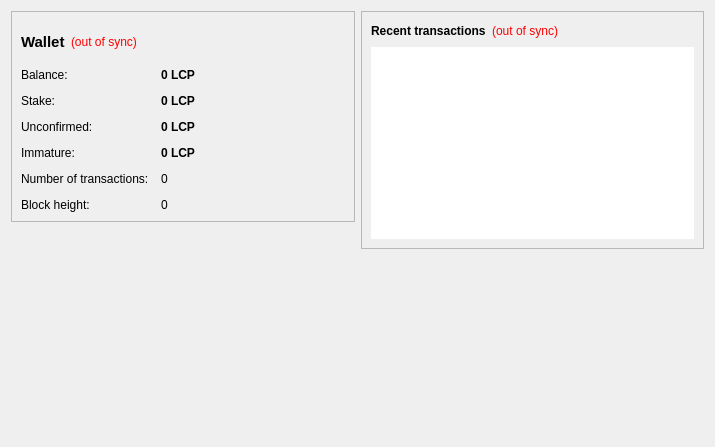
<?xml version="1.0" encoding="UTF-8"?>
<ui version="4.0">
 <class>OverviewPage</class>
 <widget class="QWidget" name="OverviewPage">
  <property name="geometry">
   <rect>
    <x>0</x>
    <y>0</y>
    <width>715</width>
    <height>447</height>
   </rect>
  </property>
  <property name="font">
   <font>
    <family>Ubuntu</family>
   </font>
  </property>
  <property name="windowTitle">
   <string>Form</string>
  </property>
  <layout class="QHBoxLayout" name="horizontalLayout" stretch="1,1">
   <item>
    <layout class="QVBoxLayout" name="verticalLayout_2">
     <item>
      <widget class="QFrame" name="frame">
       <property name="minimumSize">
        <size>
         <width>0</width>
         <height>211</height>
        </size>
       </property>
       <property name="maximumSize">
        <size>
         <width>16777215</width>
         <height>211</height>
        </size>
       </property>
       <property name="frameShape">
        <enum>QFrame::StyledPanel</enum>
       </property>
       <property name="frameShadow">
        <enum>QFrame::Raised</enum>
       </property>
       <layout class="QVBoxLayout" name="verticalLayout_4">
        <item>
         <layout class="QHBoxLayout" name="horizontalLayout_4">
          <property name="sizeConstraint">
           <enum>QLayout::SetFixedSize</enum>
          </property>
          <item>
           <widget class="QLabel" name="label_5">
            <property name="font">
             <font>
              <pointsize>11</pointsize>
              <weight>75</weight>
              <bold>true</bold>
             </font>
            </property>
            <property name="text">
             <string>Wallet</string>
            </property>
           </widget>
          </item>
          <item>
           <widget class="QLabel" name="labelWalletStatus">
            <property name="toolTip">
             <string>The displayed information may be out of date. Your wallet automatically synchronizes with the LitecoinPlus network after a connection is established, but this process has not completed yet.</string>
            </property>
            <property name="styleSheet">
             <string notr="true">QLabel { color: red; }</string>
            </property>
            <property name="text">
             <string notr="true">(out of sync)</string>
            </property>
            <property name="alignment">
             <set>Qt::AlignLeading|Qt::AlignLeft|Qt::AlignVCenter</set>
            </property>
           </widget>
          </item>
          <item>
           <spacer name="horizontalSpacer_2">
            <property name="orientation">
             <enum>Qt::Horizontal</enum>
            </property>
            <property name="sizeHint" stdset="0">
             <size>
              <width>40</width>
              <height>20</height>
             </size>
            </property>
           </spacer>
          </item>
         </layout>
        </item>
        <item>
         <layout class="QFormLayout" name="formLayout_2">
          <property name="sizeConstraint">
           <enum>QLayout::SetFixedSize</enum>
          </property>
          <property name="fieldGrowthPolicy">
           <enum>QFormLayout::AllNonFixedFieldsGrow</enum>
          </property>
          <property name="horizontalSpacing">
           <number>12</number>
          </property>
          <property name="verticalSpacing">
           <number>12</number>
          </property>
          <item row="0" column="0">
           <widget class="QLabel" name="label">
            <property name="text">
             <string>Balance:</string>
            </property>
           </widget>
          </item>
          <item row="0" column="1">
           <widget class="QLabel" name="labelBalance">
            <property name="font">
             <font>
              <weight>75</weight>
              <bold>true</bold>
             </font>
            </property>
            <property name="cursor">
             <cursorShape>IBeamCursor</cursorShape>
            </property>
            <property name="toolTip">
             <string>Your current balance</string>
            </property>
            <property name="text">
             <string notr="true">0 LCP</string>
            </property>
            <property name="textInteractionFlags">
             <set>Qt::LinksAccessibleByMouse|Qt::TextSelectableByKeyboard|Qt::TextSelectableByMouse</set>
            </property>
           </widget>
          </item>
          <item row="1" column="0">
           <widget class="QLabel" name="label_6">
            <property name="text">
             <string>Stake:</string>
            </property>
           </widget>
          </item>
          <item row="1" column="1">
           <widget class="QLabel" name="labelStake">
            <property name="font">
             <font>
              <weight>75</weight>
              <bold>true</bold>
             </font>
            </property>
            <property name="cursor">
             <cursorShape>IBeamCursor</cursorShape>
            </property>
            <property name="toolTip">
             <string>Total of coins that was staked, and do not yet count toward the current balance</string>
            </property>
            <property name="text">
             <string notr="true">0 LCP</string>
            </property>
            <property name="textInteractionFlags">
             <set>Qt::LinksAccessibleByMouse|Qt::TextSelectableByKeyboard|Qt::TextSelectableByMouse</set>
            </property>
           </widget>
          </item>
          <item row="2" column="0">
           <widget class="QLabel" name="label_3">
            <property name="text">
             <string>Unconfirmed:</string>
            </property>
           </widget>
          </item>
          <item row="2" column="1">
           <widget class="QLabel" name="labelUnconfirmed">
            <property name="font">
             <font>
              <weight>75</weight>
              <bold>true</bold>
             </font>
            </property>
            <property name="cursor">
             <cursorShape>IBeamCursor</cursorShape>
            </property>
            <property name="toolTip">
             <string>Total of transactions that have yet to be confirmed, and do not yet count toward the current balance</string>
            </property>
            <property name="text">
             <string notr="true">0 LCP</string>
            </property>
            <property name="textInteractionFlags">
             <set>Qt::LinksAccessibleByMouse|Qt::TextSelectableByKeyboard|Qt::TextSelectableByMouse</set>
            </property>
           </widget>
          </item>
          <item row="3" column="0">
           <widget class="QLabel" name="labelImmatureText">
            <property name="text">
             <string>Immature:</string>
            </property>
           </widget>
          </item>
          <item row="3" column="1">
           <widget class="QLabel" name="labelImmature">
            <property name="font">
             <font>
              <weight>75</weight>
              <bold>true</bold>
             </font>
            </property>
            <property name="toolTip">
             <string>Mined balance that has not yet matured</string>
            </property>
            <property name="text">
             <string notr="true">0 LCP</string>
            </property>
            <property name="textInteractionFlags">
             <set>Qt::LinksAccessibleByMouse|Qt::TextSelectableByKeyboard|Qt::TextSelectableByMouse</set>
            </property>
           </widget>
          </item>
          <item row="4" column="0">
           <widget class="QLabel" name="label_2">
            <property name="text">
             <string>Number of transactions:</string>
            </property>
           </widget>
          </item>
          <item row="4" column="1">
           <widget class="QLabel" name="labelNumTransactions">
            <property name="toolTip">
             <string>Total number of transactions in wallet</string>
            </property>
            <property name="text">
             <string notr="true">0</string>
            </property>
           </widget>
          </item>

          <item row="5" column="0">
           <widget class="QLabel" name="label_height">
            <property name="text">
             <string>Block height:</string>
            </property>
           </widget>
          </item>
          <item row="5" column="1">
           <widget class="QLabel" name="blockHeight">
            <property name="toolTip">
             <string>current block height in sync</string>
            </property>
            <property name="text">
             <string notr="true">0</string>
            </property>
           </widget>
          </item>

         </layout>
        </item>
       </layout>
      </widget>
     </item>
     <item>
      <widget class="QWidget" name="LogoWidget" native="true">
       <layout class="QVBoxLayout" name="verticalLayout_6">
        <property name="spacing">
         <number>0</number>
        </property>
        <property name="leftMargin">
         <number>0</number>
        </property>
        <property name="topMargin">
         <number>0</number>
        </property>
        <property name="rightMargin">
         <number>0</number>
        </property>
        <property name="bottomMargin">
         <number>0</number>
        </property>
        <item>
         <layout class="QHBoxLayout" name="horizontalLayout_3">
          <property name="spacing">
           <number>1</number>
          </property>
          <item>
           <spacer name="horizontalSpacer_3">
            <property name="orientation">
             <enum>Qt::Horizontal</enum>
            </property>
            <property name="sizeHint" stdset="0">
             <size>
              <width>40</width>
              <height>20</height>
             </size>
            </property>
           </spacer>
          </item>
          <item>
           <widget class="QPushButton" name="HomeButton">
            <property name="minimumSize">
             <size>
              <width>200</width>
              <height>200</height>
             </size>
            </property>
            <property name="maximumSize">
             <size>
              <width>200</width>
              <height>200</height>
             </size>
            </property>
            <property name="cursor">
             <cursorShape>PointingHandCursor</cursorShape>
            </property>
            <property name="toolTip">
             <string> Click to go to Litecoin Plus Home page. </string>
            </property>
            <property name="icon">
             <iconset resource="../bitcoin.qrc">
              <normaloff>:/images/backg</normaloff>
              <normalon>:/images/backg</normalon>:/images/backg</iconset>
            </property>
            <property name="iconSize">
             <size>
              <width>200</width>
              <height>200</height>
             </size>
            </property>
            <property name="flat">
             <bool>true</bool>
            </property>
           </widget>
          </item>
          <item>
           <spacer name="horizontalSpacer_4">
            <property name="orientation">
             <enum>Qt::Horizontal</enum>
            </property>
            <property name="sizeHint" stdset="0">
             <size>
              <width>40</width>
              <height>20</height>
             </size>
            </property>
           </spacer>
          </item>
         </layout>
        </item>
       </layout>
      </widget>
     </item>
    </layout>
   </item>
   <item>
    <layout class="QVBoxLayout" name="verticalLayout_3">
     <item>
      <widget class="QFrame" name="frame_2">
       <property name="frameShape">
        <enum>QFrame::StyledPanel</enum>
       </property>
       <property name="frameShadow">
        <enum>QFrame::Raised</enum>
       </property>
       <layout class="QVBoxLayout" name="verticalLayout">
        <item>
         <layout class="QHBoxLayout" name="horizontalLayout_2">
          <item>
           <widget class="QLabel" name="label_4">
            <property name="text">
             <string>&lt;b&gt;Recent transactions&lt;/b&gt;</string>
            </property>
           </widget>
          </item>
          <item>
           <widget class="QLabel" name="labelTransactionsStatus">
            <property name="toolTip">
             <string>The displayed information may be out of date. Your wallet automatically synchronizes with the LitecoinPlus network after a connection is established, but this process has not completed yet.</string>
            </property>
            <property name="styleSheet">
             <string notr="true">QLabel { color: red; }</string>
            </property>
            <property name="text">
             <string notr="true">(out of sync)</string>
            </property>
            <property name="alignment">
             <set>Qt::AlignRight|Qt::AlignTrailing|Qt::AlignVCenter</set>
            </property>
           </widget>
          </item>
          <item>
           <spacer name="horizontalSpacer">
            <property name="orientation">
             <enum>Qt::Horizontal</enum>
            </property>
            <property name="sizeHint" stdset="0">
             <size>
              <width>40</width>
              <height>20</height>
             </size>
            </property>
           </spacer>
          </item>
         </layout>
        </item>
        <item>
         <widget class="QListView" name="listTransactions">
          <property name="frameShape">
           <enum>QFrame::NoFrame</enum>
          </property>
          <property name="verticalScrollBarPolicy">
           <enum>Qt::ScrollBarAlwaysOff</enum>
          </property>
          <property name="horizontalScrollBarPolicy">
           <enum>Qt::ScrollBarAlwaysOff</enum>
          </property>
          <property name="selectionMode">
           <enum>QAbstractItemView::NoSelection</enum>
          </property>
         </widget>
        </item>
       </layout>
      </widget>
     </item>
     <item>
      <spacer name="verticalSpacer_2">
       <property name="orientation">
        <enum>Qt::Vertical</enum>
       </property>
       <property name="sizeHint" stdset="0">
        <size>
         <width>20</width>
         <height>40</height>
        </size>
       </property>
      </spacer>
     </item>
    </layout>
   </item>
  </layout>
 </widget>
 <resources>
  <include location="../bitcoin.qrc"/>
 </resources>
 <connections/>
</ui>
